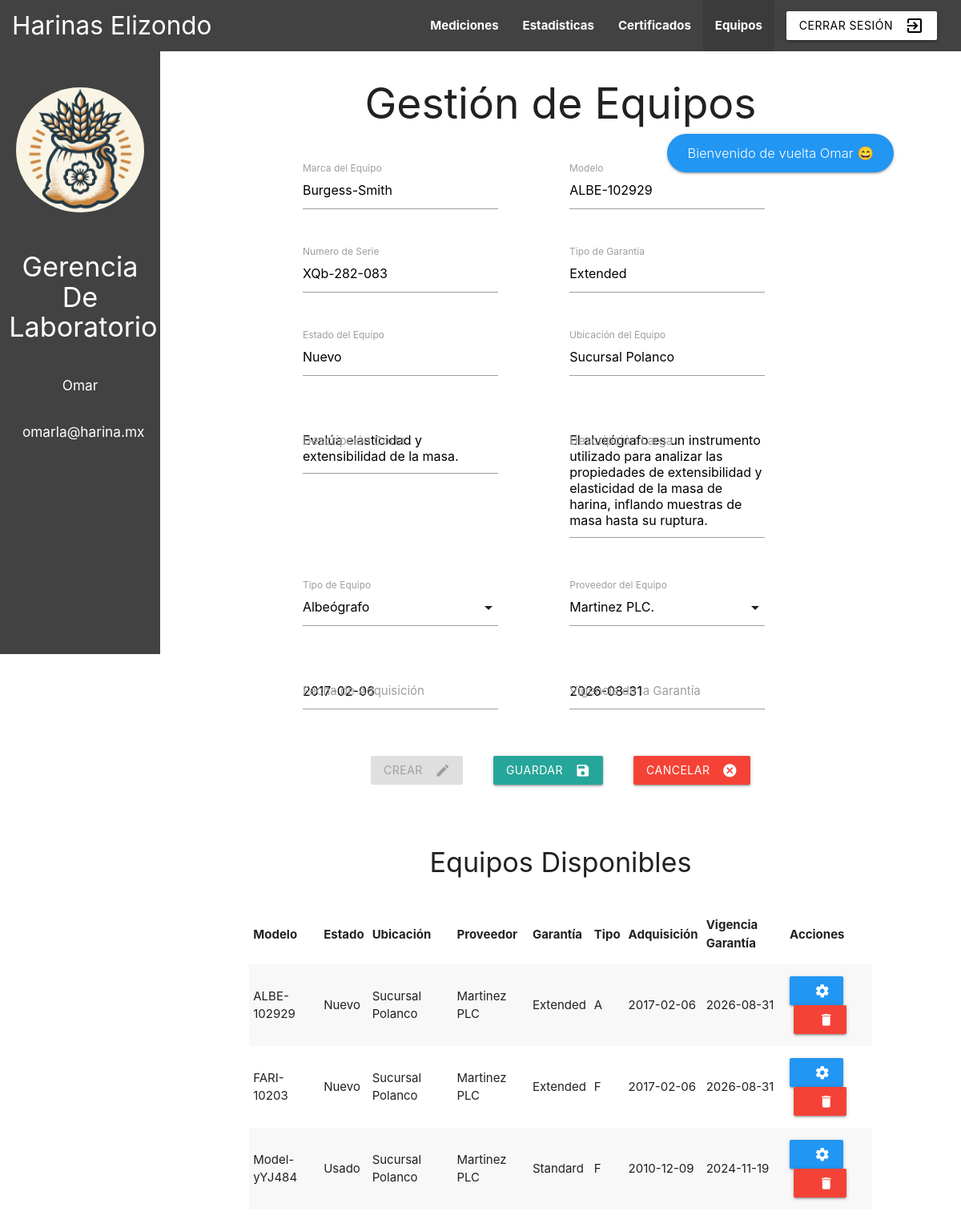
Page /dashboard.php?view=equipos&equipo_id=1 (signed in) on the committed database.
### tables this page shows
CREATE TABLE `rol` (
  `id_rol` int(11) NOT NULL,
  `rol` varchar(50) NOT NULL,
  `color` varchar(50) NOT NULL
);

CREATE TABLE `equipo` (
  `id_equipo` int(11) NOT NULL,
  `des_larga` varchar(300) NOT NULL,
  `des_corta` varchar(100) NOT NULL,
  `marca` varchar(50) NOT NULL,
  `modelo` varchar(100) NOT NULL,
  `serie` varchar(100) NOT NULL,
  `id_tipo` int(11) DEFAULT NULL,
  `id_proveedor` int(11) DEFAULT NULL,
  `f_adquisicion` varchar(100) NOT NULL,
  `garantia_tipo` varchar(100) NOT NULL,
  `estado` varchar(100) NOT NULL,
  `ubicacion` varchar(100) NOT NULL,
  `garantia_vigencia` varchar(100) NOT NULL
);

CREATE TABLE `proveedor` (
  `id_proveedor` int(11) NOT NULL,
  `nombre` varchar(100) NOT NULL,
  `correo` varchar(100) NOT NULL,
  `sitio_web` varchar(200) DEFAULT NULL,
  `f_inicio_relacion` varchar(100) NOT NULL,
  `estado` varchar(20) NOT NULL
);

CREATE TABLE `tipo` (
  `id_tipo` int(11) NOT NULL,
  `tipo` varchar(50) NOT NULL
);

### actions/db.php (called while the page is built, shortened)
<?php
function query ($conn, $q) {
    return $conn->query($q);
}
?>

### views/equipos.php (the view, shortened to what this page needs)
<?php
	$result_equipo = query($conn, "SELECT equipo.id_equipo, equipo.des_larga, equipo.des_corta, equipo.marca, equipo.modelo, equipo.serie,
		proveedor.nombre AS proveedor, tipo.tipo AS tipo, equipo.f_adquisicion, equipo.garantia_tipo,
		equipo.estado, equipo.ubicacion, equipo.garantia_vigencia
		FROM equipo
		JOIN proveedor ON equipo.id_proveedor = proveedor.id_proveedor
		JOIN tipo ON equipo.id_tipo = tipo.id_tipo;");
	$update_mode = isset($_GET['equipo_id']);
	$update = "";
	if ($update_mode) {
		$equipo_update = query($conn, "SELECT * FROM equipo WHERE id_equipo=".$_GET['equipo_id'].";");
		$update = $equipo_update->fetch_assoc();
	}
?>
<div class="col s12">
	<div class="row center-align">
		<h2>Gestión de Equipos</h2>
	</div>
	<div class="row">
		<form class="col s12" method="POST" action="actions/equipos.php<?php echo $update_mode ? "?equipo_update_id=".$_GET['equipo_id'] : "" ?>">
			<div class="row">
				<div class="input-field col s4 offset-s1">
					<input id="marca" type="text" class="validate" name="marca" value="<?php echo $update_mode ? $update['marca'] : ""; ?>">
					<label for="marca">Marca del Equipo</label>
		        </div>
		        <div class="input-field col s4 offset-s1">
					<input id="modelo" type="text" class="validate" name="modelo" value="<?php echo $update_mode ? $update['modelo'] : ""; ?>">
					<label for="modelo">Modelo</label>
		        </div>
		    </div>
			<div class="row">
				<div class="input-field col s4 offset-s1">
					<input id="serie" type="text" class="validate" name="serie" value="<?php echo $update_mode ? $update['serie'] : ""; ?>">
					<label for="serie">Numero de Serie</label>
		        </div>
		        <div class="input-field col s4 offset-s1">
					<input id="garantia" type="text" class="validate" name="garantia_tipo" value="<?php echo $update_mode ? $update['garantia_tipo'] : ""; ?>">
					<label for="garantia">Tipo de Garantía</label>
		        </div>
		    </div>
			<div class="row">
				<div class="input-field col s4 offset-s1">
					<input id="estado" type="text" class="validate" name="estado" value="<?php echo $update_mode ? $update['estado'] : ""; ?>">
					<label for="estado">Estado del Equipo</label>
		        </div>
		        <div class="input-field col s4 offset-s1">
					<input id="ubicacion" type="text" class="validate" name="ubicacion" value="<?php echo $update_mode ? $update['ubicacion'] : ""; ?>">
					<label for="ubicacion">Ubicación del Equipo</label>
		        </div>
		    </div>
			<div class="row">
				<div class="input-field col s4 offset-s1">
					<textarea id="textarea-corta" class="materialize-textarea" name="des_corta"></textarea>
					<label for="textarea-corta">Descripción Corta</label>
		        </div>
		        <div class="input-field col s4 offset-s1">
					<textarea id="textarea-larga" class="materialize-textarea" name="des_larga"></textarea>
					<label for="textarea-larga">Descripción Larga</label>
		        </div>
		    </div>
		    <div class="row">
			    <div class="input-field col s4 offset-s1">
					<label>Tipo de Equipo</label>
				</div>
				<div class="input-field col s4 offset-s1">
					<label>Proveedor del Equipo</label>
				</div>
			</div>
			<div class="row">
				<div class="input-field col s4 offset-s1">
		    		<input name="f_adquisicion" type="text" class="datepicker" id="datepicker-adquisicion">
		    		<label for="datepicker-adquisicion">Fecha de Adquisición</label>
				</div>
				<div class="input-field col s4 offset-s1">
		    		<input name="garantia_vigencia" type="text" class="datepicker" id="datepicker-garantia">
		    		<label for="datepicker-garantia">Vigencia de la Garantía</label>
				</div>
			</div>
			<div class="row">
				<div class="input-field col s10 offset-s1">
					<div class="row center-align">
						<button class="waves-effect waves-light btn" name="action" type="submit" value="create" <?php echo $update_mode ? "disabled" : ""; ?>>
							<i class="material-icons right">create</i>Crear
						</button>
						<button class="margin-left waves-effect waves-light btn" name="action" value="update" type="submit" <?php echo $update_mode ? "" : "disabled"; ?>>
							<i class="material-icons right">save</i>Guardar
						</button>
						<a href="dashboard.php?view=equipos" class=" margin-left waves-effect waves-light btn red" <?php echo $update_mode ? "" : "disabled"; ?>>
							<i class="material-icons right">cancel</i>Cancelar
						</a>
					</div>
				</div>
			</div>
		</form>
	</div>
	<div class="row center-align">
		<h4>Equipos Disponibles</h4>
	</div>
	<div class="row">
		<div class="col s12">
			<table class="striped">
				<thead>
					<tr>
						<th>Modelo</th>
						<th>Estado</th>
						<th>Ubicación</th>
						<th>Proveedor</th>
						<th>Garantía</th>
						<th>Tipo</th>
						<th>Adquisición</th>
						<th>Vigencia Garantía</th>
						<th>Acciones</th>
					</tr>
				</thead>
				<tbody>
					<?php
						while ($row = $result_equipo->fetch_assoc()) {
							echo "<tr>";
							echo "<td>".$row['modelo']."</td>";
							echo "<td>".$row['estado']."</td>";
							echo "<td>".$row['ubicacion']."</td>";
							echo "<td>".$row['proveedor']."</td>";
							echo "<td>".$row['garantia_tipo']."</td>";
							echo "<td>".$row['tipo']."</td>";
							echo "<td>".$row['f_adquisicion']."</td>";
							echo "<td>".$row['garantia_vigencia']."</td>";
							echo "<td>";
							echo "<a class=\"blue waves-effect waves-light btn\" href=\"?view=equipos&equipo_id=".$row["id_equipo"]."\"><i class=\"material-icons right\">settings</i></a>";
							echo "<a class=\"red margin-left waves-effect waves-light btn\" href=\"actions/equipos.php?equipo_delete_id=".$row["id_equipo"]."\"><i class=\"material-icons right\">delete</i></a>";
							echo "</td>";
							echo "</tr>";
						}
					?>
				</tbody>
			</table>
		</div>
	</div>
</div>

### components/sidebar.php
<div class="sidebar col s2 <?php echo $role['color']; ?>">
	<div class="row">
		<img class="img-sidebar" src="assets/icon.png">
	</div>
	<div class="row">
		<div class="col s12 center-align">
			<h4 class="white-text title"><?php echo $role['rol']; ?></h4>
		</div>
	</div>
	<div class="row">
		<div class="col s10 offset-s1 center-align">
			<h6 class="white-text"><?php echo $_SESSION['nombre']; ?></h6>
		</div>
	</div>
	<div class="row">
		<div class="col s10 offset-s1 center-align">
			<h6 class="white-text"><?php echo $_SESSION['correo']; ?></h6>
		</div>
	</div>
</div>

### dashboard.php (style rules this page uses)
.title { text-transform: capitalize; }
.img-sidebar { width: 80%; border-radius: 100%; margin-left: 10%; margin-top: 3rem; }
.sidebar { height: 94vh; position: fixed; }

### views/equipos.php (style rules this page uses)
.margin-left { margin-left: 5%; }

### rows in the picture
rol: rol "Gerencia De Laboratorio"
equipo: marca "Burgess-Smith", modelo "ALBE-102929", serie "XQb-282-083", garantia_tipo "Extended", estado "Nuevo", ubicacion "Sucursal Polanco", id_proveedor.nombre "Martinez PLC", id_tipo.tipo "A", f_adquisicion "2017-02-06", garantia_vigencia "2026-08-31"
equipo: modelo "FARI-10203", estado "Nuevo", ubicacion "Sucursal Polanco", id_proveedor.nombre "Martinez PLC", garantia_tipo "Extended", id_tipo.tipo "F", f_adquisicion "2017-02-06", garantia_vigencia "2026-08-31"
equipo: modelo "Model-yYJ484", estado "Usado", ubicacion "Sucursal Polanco", id_proveedor.nombre "Martinez PLC", garantia_tipo "Standard", id_tipo.tipo "F", f_adquisicion "2010-12-09", garantia_vigencia "2024-11-19"

### other values in the picture
$view "Mediciones"
$view "Estadisticas"
$view "Certificados"
$view "Equipos"
$_SESSION['nombre'] "Omar"
$_SESSION['correo'] "omarla@harina.mx"
